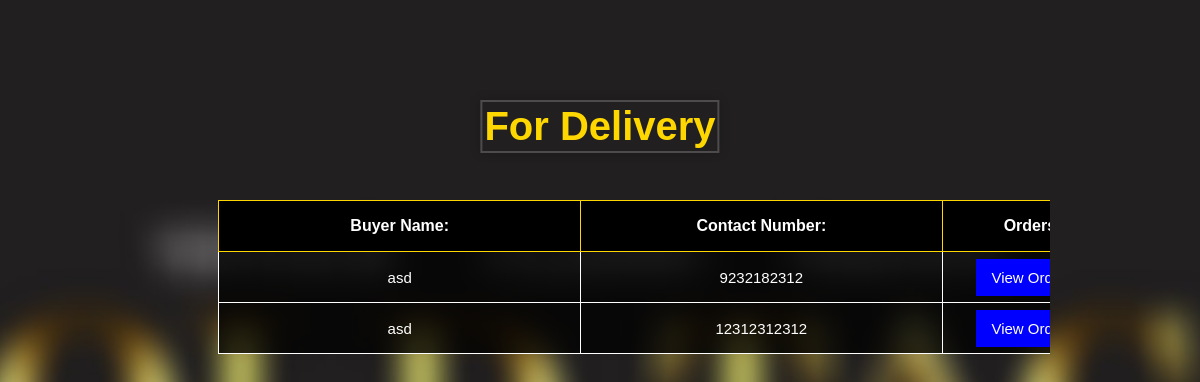
/for_delivery.php, run on an earlier commit of the app's database.
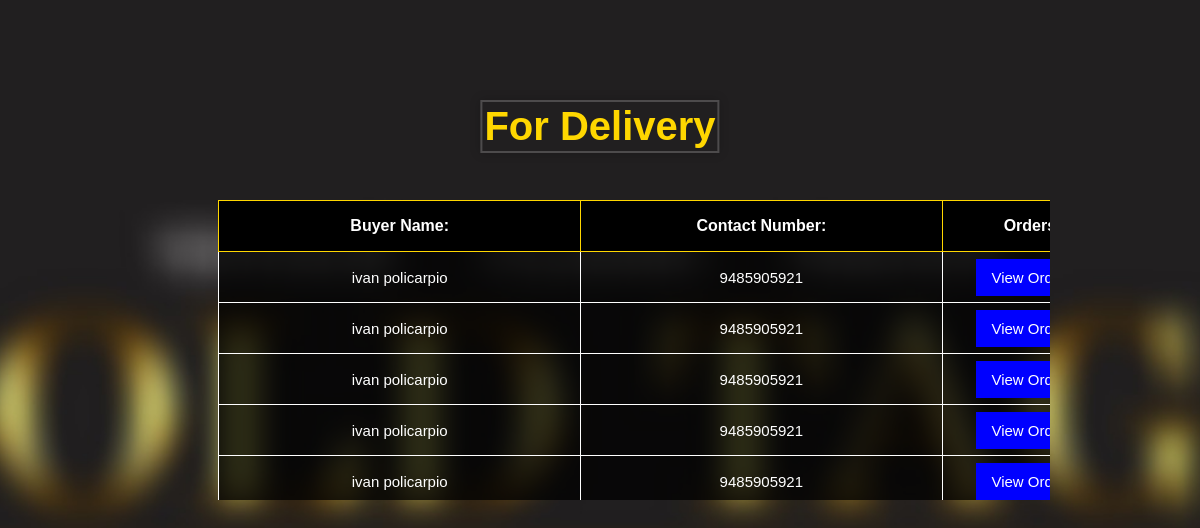
And on a later commit of the database.
### tables this page shows
CREATE TABLE `for_delivery` (
  `id` int(11) NOT NULL,
  `buyer_name` varchar(255) NOT NULL,
  `email` varchar(255) NOT NULL,
  `contact_number` bigint(20) NOT NULL,
  `address` varchar(255) NOT NULL,
  `product_name` varchar(255) NOT NULL,
  `product_id` varchar(255) NOT NULL,
  `product_price` int(255) NOT NULL,
  `quantity` int(255) NOT NULL,
  `size` varchar(255) NOT NULL,
  `rider` varchar(255) NOT NULL,
  `image` varchar(255) NOT NULL
);

### for_delivery.php (the view, shortened to what this page needs)
<?php
require_once("connection.php");
$sql = "SELECT * FROM for_delivery";
$result = mysqli_query($conn,$sql);
?>
<!DOCTYPE html>
<html lang="en">
<head>
    <link rel="stylesheet" href="orders.css">
</head>
<body>
    <header>
        <h1>For Delivery</h1>
    </header>
    <div class="scroll">
        <table>
            <tr>
                <th>Buyer Name:</th>
                <th>Contact Number:</th>
                <th>Orders:</th>
            </tr>
            <?php
                while($row = mysqli_fetch_assoc($result)){
            ?>
            <tr>
                <td><?php echo $row['buyer_name'] ?></td>
                <td><?php echo $row['contact_number'] ?></td>
                <td class="link"><a href="orders_for_delivery.php?id=<?php echo $row['id'] ?>&buyer_name=<?php echo urlencode($row['buyer_name']) ?>&contact_number=<?php echo $row['contact_number'] ?>&address=<?php echo $row['address'] ?>&product_name=<?php echo $row['product_name'] ?>&product_price=<?php echo $row['product_price']?>&quantity=<?php echo $row['quantity'] ?>&size=<?php echo $row['size'] ?>">View Orders</a></td>
            </tr>
            <?php
                }
            ?>
        </table>
    </div>
</body>
</html>

### orders.css (style rules this page uses)
* { margin: 0; padding: 0; }
body { background-image: url("image.jpg"); background-attachment: fixed; background-size: cover; background-position: center; font-family: Arial, sans-serif; margin: 0; padding: 0; height: 100vh; overflow-y: hidden; overflow-x: hidden; }
h1 { font-size: 40px; position: absolute; color: gold; border: 2px solid rgba(255, 255, 255, 0.2); box-shadow: 0 0 10px rgba(0, 0, 0, 0.2); padding: 2px; margin-top: -100px; left: 50%; transform: translateX(-50%); text-align: center; z-index: 1; }
table { width: 86.2%; height: 50%; color: white; border: 1px solid white; border-collapse: collapse; margin-left: 27.3vh; background: rgba(0, 0, 0, 0.75); }
table tr th { height: 50px; background: black; border: 1px solid gold; position: sticky; top: 0; }
table tr td { text-align: center; border: 1px solid white; width: 40%; height: 50px; font-size: 15px; }
.link { width: 20%; }
.link a { text-decoration: none; color: white; background: blue; padding: 10px 15px 10px 15px; font-size: 15px; transition: 0.3s; }
.scroll { overflow-y: scroll; overflow-x: hidden; margin-right: 150px; height: 300px; margin-top: 200px; }

What changed in the data, as far as the page shows it:
removed for_delivery: buyer_name "asd", contact_number "9232182312"
removed for_delivery: buyer_name "asd", contact_number "12312312312"
added for_delivery: buyer_name "ivan policarpio", contact_number "9485905921"
added for_delivery: buyer_name "ivan policarpio", contact_number "9485905921"
added for_delivery: buyer_name "ivan policarpio", contact_number "9485905921"
added for_delivery: buyer_name "ivan policarpio", contact_number "9485905921"
added for_delivery: buyer_name "ivan policarpio", contact_number "9485905921"
